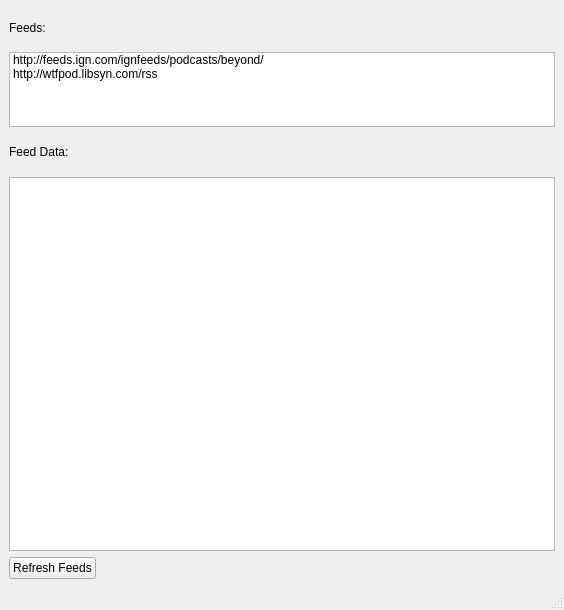
<?xml version="1.0" encoding="UTF-8"?>
<ui version="4.0">
 <class>PodnekoMainWindow</class>
 <widget class="QMainWindow" name="PodnekoMainWindow">
  <property name="geometry">
   <rect>
    <x>0</x>
    <y>0</y>
    <width>564</width>
    <height>610</height>
   </rect>
  </property>
  <property name="windowTitle">
   <string>Podneko v0.001 Pre-Alpha</string>
  </property>
  <widget class="QWidget" name="centralwidget">
   <layout class="QVBoxLayout" name="verticalLayout" stretch="1,2,1,10,1">
    <item>
     <widget class="QLabel" name="feedsLabel">
      <property name="text">
       <string>Feeds:</string>
      </property>
     </widget>
    </item>
    <item>
     <widget class="QListWidget" name="feedsList">
      <item>
       <property name="text">
        <string>http://feeds.ign.com/ignfeeds/podcasts/beyond/</string>
       </property>
      </item>
      <item>
       <property name="text">
        <string>http://wtfpod.libsyn.com/rss</string>
       </property>
      </item>
     </widget>
    </item>
    <item>
     <widget class="QLabel" name="feedData">
      <property name="text">
       <string>Feed Data:</string>
      </property>
     </widget>
    </item>
    <item>
     <widget class="QTreeView" name="feedTree">
      <property name="uniformRowHeights">
       <bool>true</bool>
      </property>
     </widget>
    </item>
    <item>
     <layout class="QHBoxLayout" name="horizontalLayout">
      <item>
       <widget class="QPushButton" name="grabFeed">
        <property name="text">
         <string>Refresh Feeds</string>
        </property>
       </widget>
      </item>
      <item>
       <spacer name="horizontalSpacer">
        <property name="orientation">
         <enum>Qt::Horizontal</enum>
        </property>
        <property name="sizeHint" stdset="0">
         <size>
          <width>40</width>
          <height>20</height>
         </size>
        </property>
       </spacer>
      </item>
     </layout>
    </item>
   </layout>
  </widget>
  <widget class="QMenuBar" name="menubar">
   <property name="geometry">
    <rect>
     <x>0</x>
     <y>0</y>
     <width>564</width>
     <height>20</height>
    </rect>
   </property>
  </widget>
  <widget class="QStatusBar" name="statusbar"/>
 </widget>
 <resources/>
 <connections/>
</ui>
